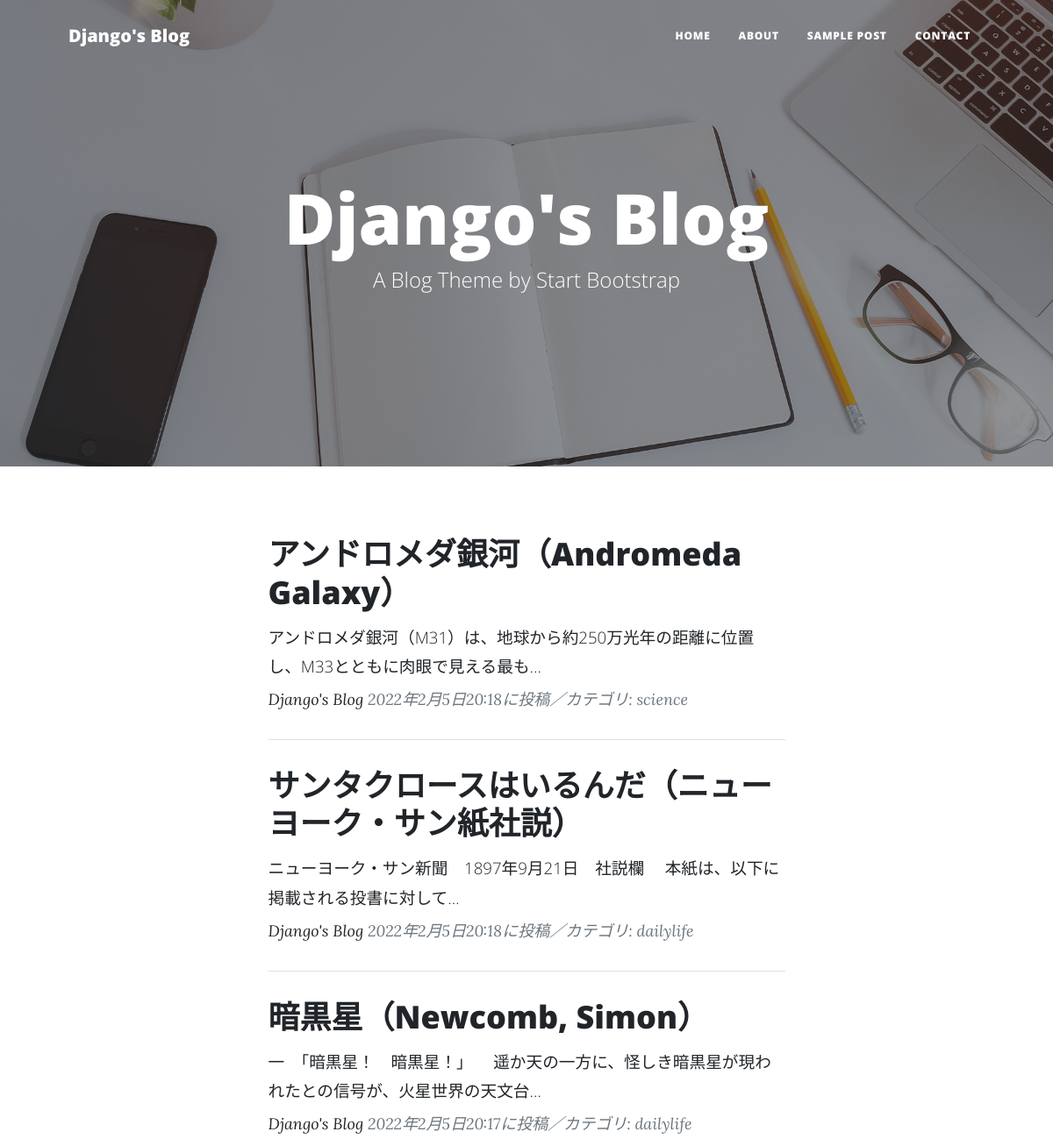
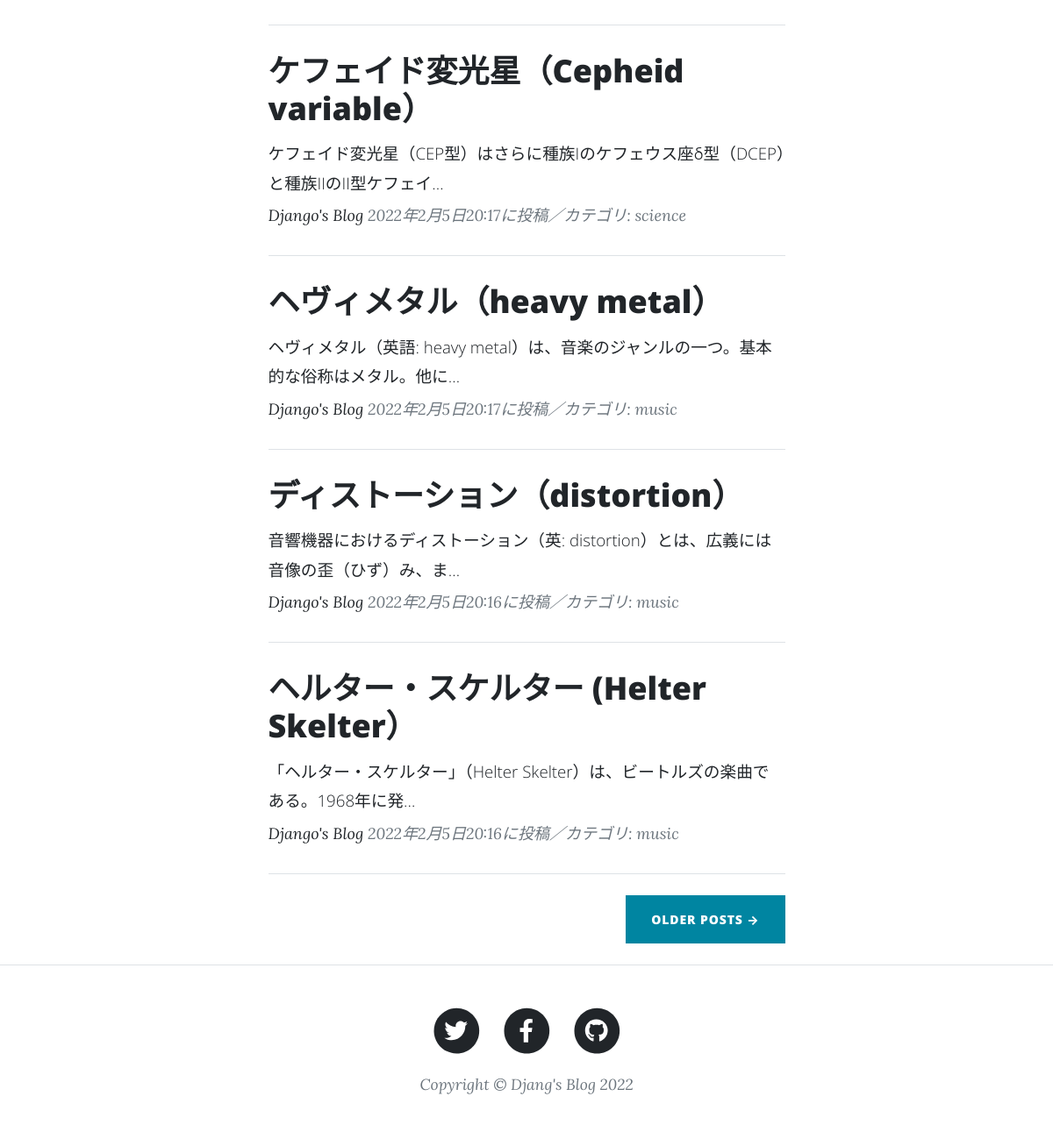
The page / on the database its author committed (2 pictures, top to bottom).
### blogapp/models.py (models this page shows, shortened)
class BlogPost(models.Model):
    CATEGORY = (('science', '科学のこと'),
                ('dailylife', '日常のこと'),
                ('music', '音楽のこと'))
    title = models.CharField(
        verbose_name='タイトル', # フィールドのタイトル
        max_length=200        # 最大文字数は200
        )
    content = models.TextField(
        verbose_name='本文'   # フィールドのタイトル
        )
    posted_at = models.DateTimeField(
        verbose_name='投稿日時', # フィールドのタイトル
        auto_now_add=True       # 日時を自動追加
        )
    category = models.CharField(
        verbose_name='カテゴリ', # フィールドのタイトル
        max_length=50,        # 最大文字数は50
        choices=CATEGORY # categoryフィールドにはCATEGORYの要素のみを登録
        )

### blogapp/views.py (the view)
# urls.py: path('', views.index_view, name='index'),
def index_view(request):
    records = BlogPost.objects.order_by('-posted_at')
    return render(
        request, 'index.html', {'orderby_records': records})

### blogapp/templates/index.html (shortened to what this page needs)
{% load static %}
<!DOCTYPE html>
<html lang="ja">
    <head>
        <link href={% static 'css/styles.css' %}
              rel="stylesheet" />
    </head>
    <body>
        <nav class="navbar navbar-expand-lg navbar-light"
             id="mainNav">
            <div class="container px-4 px-lg-5">
                <a class="navbar-brand"
                   href={% url 'blogapp:index' %}>Django's Blog</a>
                <div class="collapse navbar-collapse"
                     id="navbarResponsive">
                    <ul class="navbar-nav ms-auto py-4 py-lg-0">
                        <li class="nav-item">
                            <a class="nav-link px-lg-3 py-3 py-lg-4"
                               href="{% url 'blogapp:index' %}">Home</a>
                        </li>
                        <li class="nav-item">
                            <a class="nav-link px-lg-3 py-3 py-lg-4"
                                href="about.html">About</a>
                        </li>
                        <li class="nav-item">
                            <a class="nav-link px-lg-3 py-3 py-lg-4"
                               href="post.html">Sample Post</a>
                        </li>
                        <li class="nav-item">
                            <a class="nav-link px-lg-3 py-3 py-lg-4"
                               href="contact.html">Contact</a>
                        </li>
                    </ul>
                </div>
            </div>
        </nav>
        <header class="masthead"
                style="background-image: url({% static 'assets/img/home-bg.jpg' %})">
            <div class="container position-relative px-4 px-lg-5">
                <div class="row gx-4 gx-lg-5 justify-content-center">
                    <div class="col-md-10 col-lg-8 col-xl-7">
                        <div class="site-heading">
                            <h1>Django's Blog</h1>
                            <span class="subheading">
                                A Blog Theme by Start Bootstrap
                            </span>
                        </div>
                    </div>
                </div>
            </div>
        </header>
        <div class="container px-4 px-lg-5">
            <div class="row gx-4 gx-lg-5 justify-content-center">
                <div class="col-md-10 col-lg-8 col-xl-7">
                    {% for record in orderby_records %}
                    <div class="post-preview">
                        <a href="post.html">
                            <h2 class="post-title">
                                {{record.title}}</h2>
                            <h3 class="post-subtitle">
                                <span style="font-size : 14pt">
                                    {{record.content|truncatechars:50}}
                                </span>
                            </h3>
                        </a>
                        <p class="post-meta">
                            <a href="#">Django's Blog</a>
                            {{record.posted_at}}に投稿／カテゴリ:
                            {{record.category}}</p>
                    </div>
                    <hr class="my-4" />
                    {% endfor %}
                    <div class="d-flex justify-content-end mb-4">
                        <a class="btn btn-primary text-uppercase" href="#!">
                            Older Posts →
                        </a>
                    </div>
                </div>
            </div>
        </div>
        <footer class="border-top">
            <div class="container px-4 px-lg-5">
                <div class="row gx-4 gx-lg-5 justify-content-center">
                    <div class="col-md-10 col-lg-8 col-xl-7">
                        <ul class="list-inline text-center">
                            <li class="list-inline-item">
                                <a href="https://twitter.com/">
                                    <span class="fa-stack fa-lg">
                                        <i class="fas fa-circle fa-stack-2x"></i>
                                        <i class="fab fa-twitter fa-stack-1x fa-inverse"></i>
                                    </span>
                                </a>
                            </li>
                            <li class="list-inline-item">
                                <a href="https://www.facebook.com/">
                                    <span class="fa-stack fa-lg">
                                        <i class="fas fa-circle fa-stack-2x"></i>
                                        <i class="fab fa-facebook-f fa-stack-1x fa-inverse">
                                        </i>
                                    </span>
                                </a>
                            </li>
                            <li class="list-inline-item">
                                <a href="https://github.co.jp/">
                                    <span class="fa-stack fa-lg">
                                        <i class="fas fa-circle fa-stack-2x"></i>
                                        <i class="fab fa-github fa-stack-1x fa-inverse"></i>
                                    </span>
                                </a>
                            </li>
                        </ul>
                        <div class="small text-center text-muted fst-italic">
                            Copyright &copy; Djang's Blog 2022</div>
                    </div>
                </div>
            </div>
        </footer>
    </body>
</html>

### rows shown on the page
BlogPost: title "アンドロメダ銀河（Andromeda Galaxy）", content "アンドロメダ銀河（M31）は、地球から約250万光年の距離に位置し、M33とともに肉眼で見える最も…", posted_at "2022年2月5日20:18", category "science"
BlogPost: title "サンタクロースはいるんだ（ニューヨーク・サン紙社説）", content "ニューヨーク・サン新聞 1897年9月21日 社説欄 本紙は、以下に掲載される投書に対して…", posted_at "2022年2月5日20:18", category "dailylife"
BlogPost: title "暗黒星（Newcomb, Simon）", content "一 「暗黒星！ 暗黒星！」 遥か天の一方に、怪しき暗黒星が現われたとの信号が、火星世界の天文台…", posted_at "2022年2月5日20:17", category "dailylife"
BlogPost: title "ケフェイド変光星（Cepheid variable）", content "ケフェイド変光星（CEP型）はさらに種族Iのケフェウス座δ型（DCEP）と種族IIのII型ケフェイ…", posted_at "2022年2月5日20:17", category "science"
BlogPost: title "ヘヴィメタル（heavy metal）", content "ヘヴィメタル（英語: heavy metal）は、音楽のジャンルの一つ。基本的な俗称はメタル。他に…", posted_at "2022年2月5日20:17", category "music"
BlogPost: title "ディストーション（distortion）", content "音響機器におけるディストーション（英: distortion）とは、広義には音像の歪（ひず）み、ま…", posted_at "2022年2月5日20:16", category "music"
BlogPost: title "ヘルター・スケルター (Helter Skelter）", content "「ヘルター・スケルター」（Helter Skelter）は、ビートルズの楽曲である。1968年に発…", posted_at "2022年2月5日20:16", category "music"
